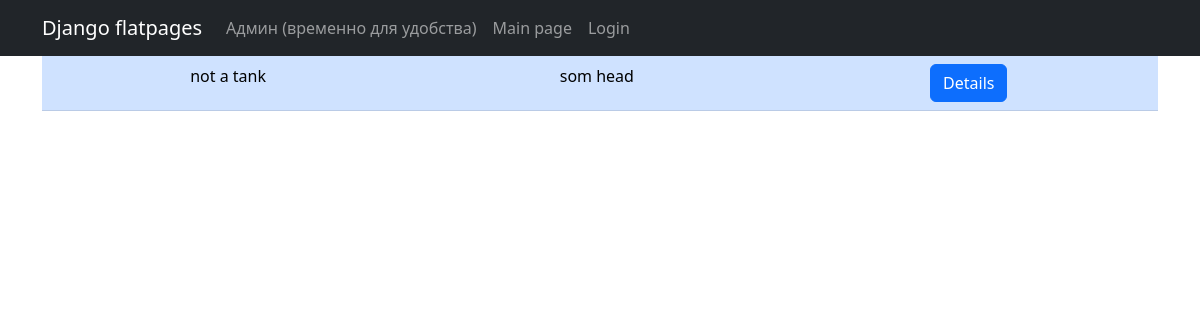
/, run on an earlier commit of the app's database.
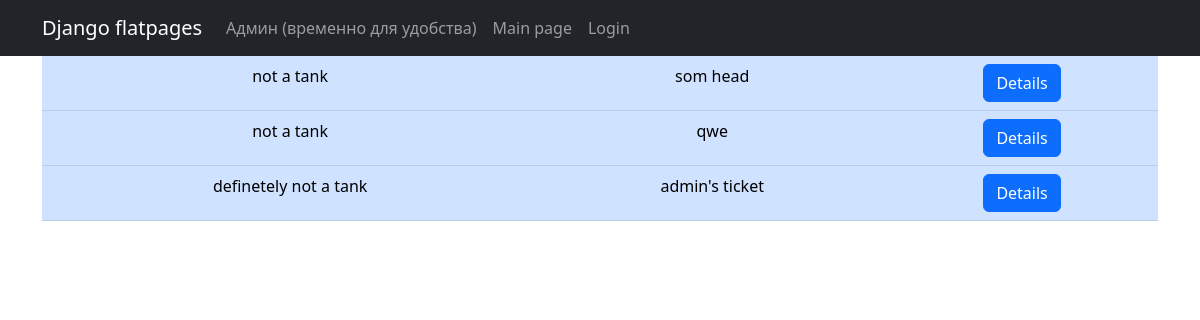
And on a later commit of the database.
### tickets/models.py (models this page shows, shortened)
class Ticket(models.Model):
    author = models.ForeignKey(User, on_delete=models.CASCADE)
    head = models.CharField(max_length=200)
    body = CKEditor5Field('Text', config_name='extends')
    category = models.CharField(choices=categories, max_length=25)
    pubdate = models.DateField(auto_now_add=True)

### tickets/views.py (the view)
# urls.py: path('', TicketsList.as_view()),
class TicketsList(ListView):  # вьюшка для просмотра всех размещенных на сайте тикетов
    model = Ticket
    ordering = 'pubdate'
    template_name = 'tickets.html'
    context_object_name = 'tickets'

### templates/tickets.html (shortened to what this page needs)
{% extends 'flatpages/default.html' %}
    {% block content %}
    {% if tickets %}
    <table class="table table-primary">
    {% for ticket in tickets %}
        <tr>
            <td>
                {{ ticket.category }}
            </td>
            <td>
                {{ ticket.head }}
            </td>
            <td>
                <a class="btn btn-primary" href="{% url 'ticket_detail' ticket.id %}">Details</a>
            </td>
        </tr>
    {% endfor %}
    </table>
    {% else %}
    <h5>There is no active tickets right now</h5>
    {% endif %}
    {% endblock content %}

What changed in the data, as far as the page shows it:
added Ticket: category "not a tank", head "qwe"
added Ticket: category "definetely not a tank", head "admin's ticket"
